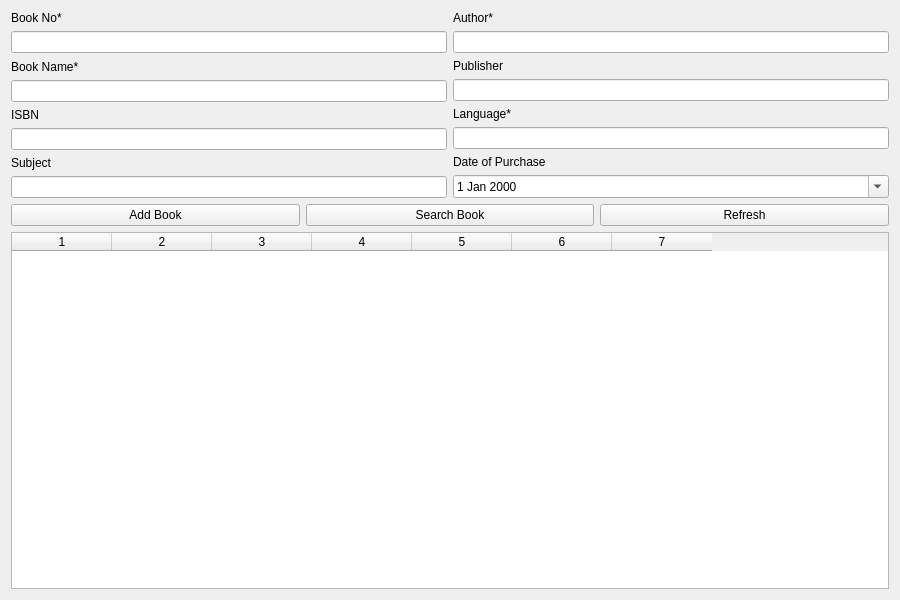
<?xml version="1.0" encoding="UTF-8"?>
<ui version="4.0">
 <class>LibraryManagement</class>
 <widget class="QWidget" name="LibraryManagement">
  <property name="geometry">
   <rect>
    <x>0</x>
    <y>0</y>
    <width>900</width>
    <height>600</height>
   </rect>
  </property>
  <property name="windowTitle">
   <string>Library Management</string>
  </property>
  <layout class="QVBoxLayout" name="verticalLayoutMain">
   <!-- Form Layout -->
   <item>
    <layout class="QHBoxLayout" name="horizontalLayoutForm">
     <item>
      <layout class="QVBoxLayout" name="verticalLayoutLeft">
       <item>
        <widget class="QLabel" name="labelBookNo">
         <property name="text">
          <string>Book No*</string>
         </property>
        </widget>
       </item>
       <item>
        <widget class="QLineEdit" name="lineEditBookNo"/>
       </item>
       <item>
        <widget class="QLabel" name="labelBookName">
         <property name="text">
          <string>Book Name*</string>
         </property>
        </widget>
       </item>
       <item>
        <widget class="QLineEdit" name="lineEditBookName"/>
       </item>
       <item>
        <widget class="QLabel" name="labelISBN">
         <property name="text">
          <string>ISBN</string>
         </property>
        </widget>
       </item>
       <item>
        <widget class="QLineEdit" name="lineEditISBN"/>
       </item>
       <item>
        <widget class="QLabel" name="labelSubject">
         <property name="text">
          <string>Subject</string>
         </property>
        </widget>
       </item>
       <item>
        <widget class="QLineEdit" name="lineEditSubject"/>
       </item>
      </layout>
     </item>
     <item>
      <layout class="QVBoxLayout" name="verticalLayoutRight">
       <item>
        <widget class="QLabel" name="labelAuthor">
         <property name="text">
          <string>Author*</string>
         </property>
        </widget>
       </item>
       <item>
        <widget class="QLineEdit" name="lineEditAuthor"/>
       </item>
       <item>
        <widget class="QLabel" name="labelPublisher">
         <property name="text">
          <string>Publisher</string>
         </property>
        </widget>
       </item>
       <item>
        <widget class="QLineEdit" name="lineEditPublisher"/>
       </item>
       <item>
        <widget class="QLabel" name="labelLanguage">
         <property name="text">
          <string>Language*</string>
         </property>
        </widget>
       </item>
       <item>
        <widget class="QLineEdit" name="lineEditLanguage"/>
       </item>
       <item>
        <widget class="QLabel" name="labelDateOfPurchase">
         <property name="text">
          <string>Date of Purchase</string>
         </property>
        </widget>
       </item>
       <item>
        <widget class="QDateEdit" name="dateEditPurchase">
         <property name="calendarPopup">
          <bool>true</bool>
         </property>
        </widget>
       </item>
      </layout>
     </item>
    </layout>
   </item>
   <!-- Buttons Layout -->
   <item>
    <layout class="QHBoxLayout" name="horizontalLayoutButtons">
     <item>
      <widget class="QPushButton" name="btnAddBook">
       <property name="text">
        <string>Add Book</string>
       </property>
      </widget>
     </item>
     <item>
      <widget class="QPushButton" name="btnSearchBook">
       <property name="text">
        <string>Search Book</string>
       </property>
      </widget>
     </item>
     <item>
      <widget class="QPushButton" name="btnRefresh">
       <property name="text">
        <string>Refresh</string>
       </property>
      </widget>
     </item>
    </layout>
   </item>
   <!-- Table Layout -->
   <item>
    <widget class="QTableWidget" name="tableWidgetBooks">
     <property name="columnCount">
      <number>7</number>
     </property>
     <property name="horizontalHeaderLabels">
      <stringlist>
       <string>Book No</string>
       <string>Book Name</string>
       <string>Author</string>
       <string>ISBN</string>
       <string>Subject</string>
       <string>Language</string>
       <string>Date of Purchase</string>
      </stringlist>
     </property>
    </widget>
   </item>
  </layout>
 </widget>
 <resources/>
 <connections/>
</ui>
